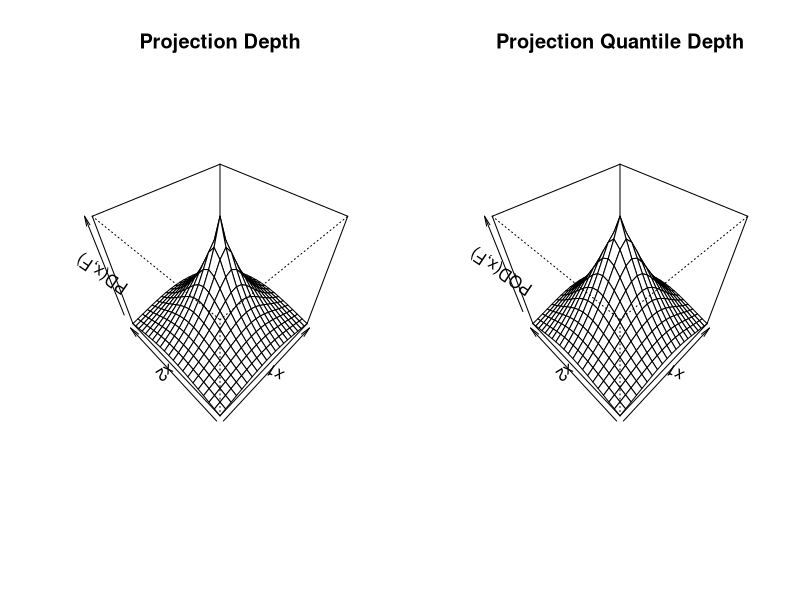
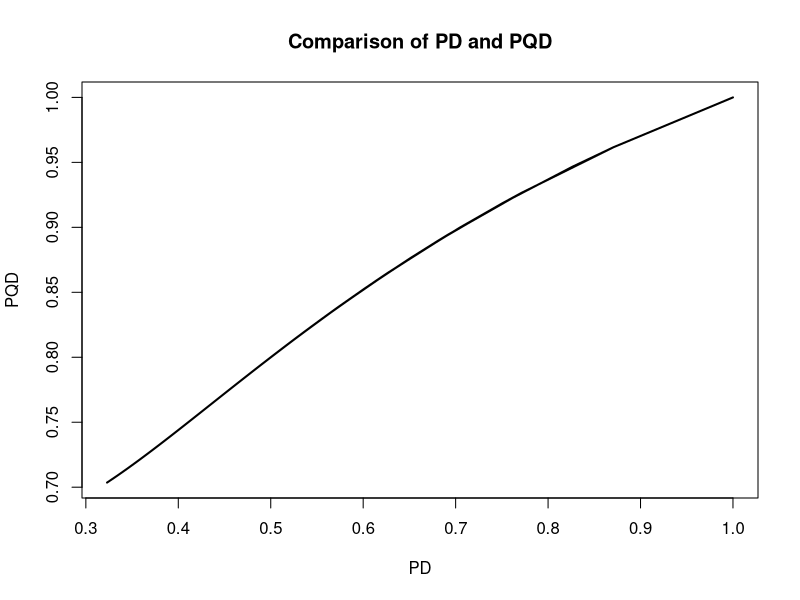
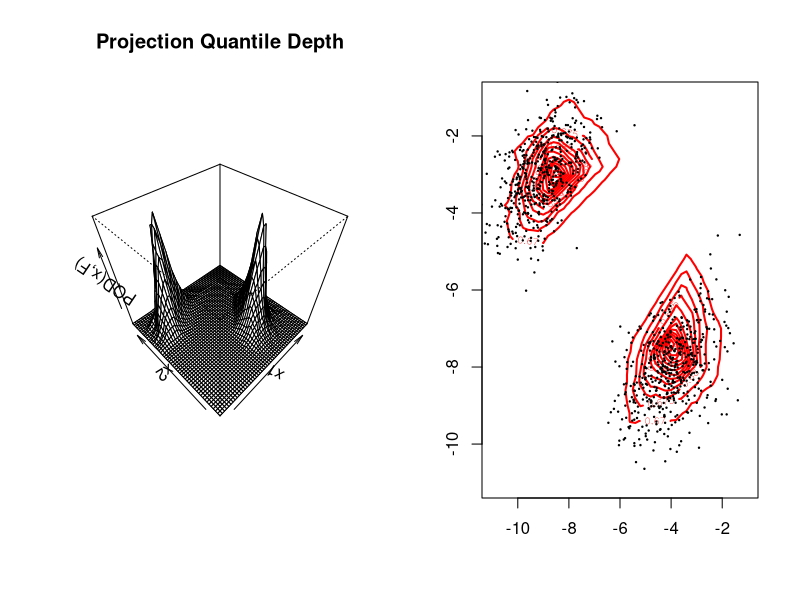
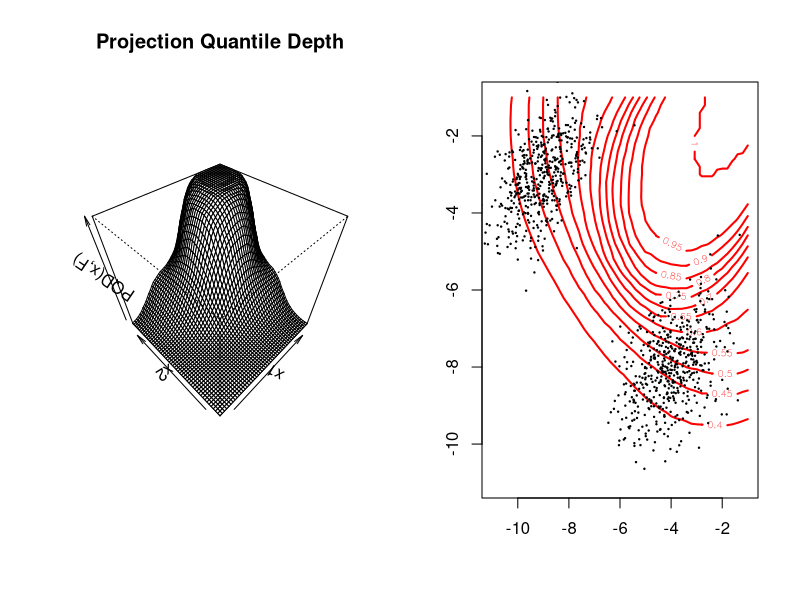

Source code (R) for these figures, in order:
## Initial simulations of Projection quantile depth and comparisions with projection depth

## Functions
## function to generate from multivariate normal
my.mvrnorm = function(n, mu, Sigma){
  p = length(mu)
  # compute square root of covariance matrix
  eo=eigen(Sigma, symmetric=TRUE)
  sigma.sqrt=eo$vec%*%diag(eo$val^0.5)%*%t(eo$vec)
  
  # generate random normals from runif by box-muller transform
  rnorm.vec = sqrt(-2*log(runif(n*p)))*cos(2*pi*runif(n*p))
  
  # generate sample matrix
  sample.matrix = matrix(rep(mu, n), nrow=n, byrow=T) +
    matrix(rnorm.vec, nrow=n, ncol=p)%*%sigma.sqrt
  return(sample.matrix)
}

# define grid of points
pts = seq(-1,1,by=.1)
lengrid = length(pts)
xcoord = rep(pts, rep(lengrid,lengrid))
ycoord = rep(pts, lengrid)
xygrid = cbind(xcoord,ycoord)
rm(xcoord,ycoord)

# Bivariate standard normal
# projection depth
norm.vec = sqrt(xygrid[,1]^2+xygrid[,2]^2)
cN = qnorm(.75)
pd.vec = cN/(cN+norm.vec)
# projection quantile depth
pqd.vec = 2/(1+2*pnorm(norm.vec))

par(mfrow=c(1,2))
persp(pts, pts, matrix(pd.vec, nrow=lengrid, byrow=T),
      main="Projection Depth",
      xlab="x1", ylab="x2", zlab="PD(x,F)",
      theta=-45, phi=45)
persp(pts, pts, matrix(pqd.vec, nrow=lengrid, byrow=T),
      main="Projection Quantile Depth",
      xlab="x1", ylab="x2", zlab="PQD(x,F)",
      theta=-45, phi=45)
par(mfrow=c(1,1))

# comparing PD and PQD
plot(pd.vec, pqd.vec, type="l", lwd=2,
     main="Comparison of PD and PQD", xlab="PD", ylab="PQD")

## Empirically calculate PQD with grid search
# Bivariate normal mixture
set.seed(120214)
sig = matrix(c(1,.5,.5,1), nrow=2)
sig2 = matrix(c(1,-.9,-.9,1), nrow=2)
X1 = my.mvrnorm(500, mu=c(-9,-3), Sigma=sig)
X2 = my.mvrnorm(500, mu=c(-4,-8), Sigma=sig)
X = rbind(X1,X2)

# define grid of points
pts = seq(-11,-1,by=.2)
lengrid = length(pts)
xcoord = rep(pts, rep(lengrid,lengrid))
ycoord = rep(pts, lengrid)
xygrid = cbind(xcoord,ycoord)
rm(xcoord,ycoord)

# my PQD
sig=1

npt = dim(xygrid)[1]
Fuxu.mat = matrix(0, nrow=npt, ncol=1000)
for(iu in 1:1000){
  u = rnorm(2); u = u/sqrt(sum(u^2))
  Xu = X%*%u
  Xuperp = sqrt(apply(X^2,1,sum) - Xu^2)
  w = dnorm(Xuperp, sd=sig)
  #w = dcauchy(Xuperp, scale=sig)
  uecdf = ecdf(w*Xu)
  xygrid.u = xygrid%*%u
  wu = dnorm(sqrt(apply(xygrid^2,1,sum) - xygrid.u^2), sd=sig)
  #wu = dcauchy(sqrt(apply(xygrid^2,1,sum) - xygrid.u^2), scale=sig)
  Fuxu.mat[,iu] = uecdf(wu*xygrid.u)
}
EPQD.vec = 1/(1+apply(abs(Fuxu.mat-.5), 1, max))

par(mfrow=c(1,2))
persp(pts, pts, matrix(EPQD.vec, nrow=lengrid, byrow=T),
      main="Projection Quantile Depth",
      xlab="x1", ylab="x2", zlab="PQD(x,F)",
      theta=-45, phi=45)

# contour plot
z = contour(pts, pts, matrix(EPQD.vec, nrow=lengrid, byrow=T),
        lwd=2, col="red", nlevels=20)
points(X, pch=19, cex=.2)
par(mfrow=c(1,1))

# kodu da's PQD
npt = dim(xygrid)[1]
Fuxu.vec = rep(0,npt)
for(i in 1:npt){
  iu = xygrid[i,]; norm.iu = sqrt(sum(iu^2))
  if(norm.iu>0){
    uecdf = ecdf(X%*%iu)
    Fuxu.vec[i] = uecdf(xygrid[i,]%*%iu)
  }
  else{
    Fuxu.vec[i] = .5
  }
}
D.vec = exp(-Fuxu.vec)

par(mfrow=c(1,2))
persp(pts, pts, matrix(D.vec, nrow=lengrid, byrow=T),
      main="Projection Quantile Depth",
      xlab="x1", ylab="x2", zlab="PQD(x,F)",
      theta=-45, phi=45)

# contour plot
z = contour(pts, pts, matrix(D.vec, nrow=lengrid, byrow=T),
            lwd=2, col="red", nlevels=20)
points(X, pch=19, cex=.2)
par(mfrow=c(1,1))

